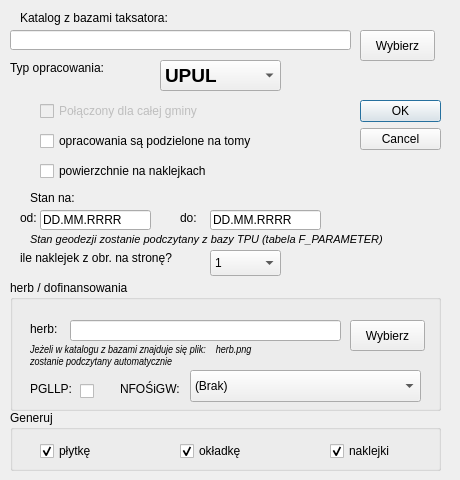
<?xml version="1.0" encoding="UTF-8"?>
<ui version="4.0">
 <class>DialogNaklejki</class>
 <widget class="QDialog" name="DialogNaklejki">
  <property name="geometry">
   <rect>
    <x>0</x>
    <y>0</y>
    <width>460</width>
    <height>480</height>
   </rect>
  </property>
  <property name="minimumSize">
   <size>
    <width>460</width>
    <height>480</height>
   </size>
  </property>
  <property name="maximumSize">
   <size>
    <width>460</width>
    <height>480</height>
   </size>
  </property>
  <property name="windowTitle">
   <string>Podaj informacje do generowania naklejek</string>
  </property>
  <widget class="QDialogButtonBox" name="buttonBox">
   <property name="geometry">
    <rect>
     <x>360</x>
     <y>100</y>
     <width>81</width>
     <height>81</height>
    </rect>
   </property>
   <property name="maximumSize">
    <size>
     <width>81</width>
     <height>241</height>
    </size>
   </property>
   <property name="orientation">
    <enum>Qt::Vertical</enum>
   </property>
   <property name="standardButtons">
    <set>QDialogButtonBox::Cancel|QDialogButtonBox::Ok</set>
   </property>
  </widget>
  <widget class="QPushButton" name="pushButton_wybierz">
   <property name="geometry">
    <rect>
     <x>360</x>
     <y>30</y>
     <width>75</width>
     <height>31</height>
    </rect>
   </property>
   <property name="font">
    <font>
     <family>Arial</family>
    </font>
   </property>
   <property name="text">
    <string>Wybierz</string>
   </property>
  </widget>
  <widget class="QLineEdit" name="lineEdit_sciezka">
   <property name="geometry">
    <rect>
     <x>10</x>
     <y>30</y>
     <width>341</width>
     <height>20</height>
    </rect>
   </property>
  </widget>
  <widget class="QLabel" name="label">
   <property name="geometry">
    <rect>
     <x>20</x>
     <y>10</y>
     <width>211</width>
     <height>16</height>
    </rect>
   </property>
   <property name="font">
    <font>
     <family>Arial</family>
    </font>
   </property>
   <property name="text">
    <string>Katalog z bazami taksatora:</string>
   </property>
  </widget>
  <widget class="QLabel" name="label_2">
   <property name="geometry">
    <rect>
     <x>30</x>
     <y>190</y>
     <width>171</width>
     <height>16</height>
    </rect>
   </property>
   <property name="font">
    <font>
     <family>Arial</family>
    </font>
   </property>
   <property name="text">
    <string>Stan na:</string>
   </property>
  </widget>
  <widget class="QLineEdit" name="lineEdit_od">
   <property name="geometry">
    <rect>
     <x>40</x>
     <y>210</y>
     <width>111</width>
     <height>20</height>
    </rect>
   </property>
   <property name="text">
    <string>DD.MM.RRRR</string>
   </property>
  </widget>
  <widget class="QLabel" name="label_3">
   <property name="geometry">
    <rect>
     <x>20</x>
     <y>210</y>
     <width>21</width>
     <height>16</height>
    </rect>
   </property>
   <property name="font">
    <font>
     <family>Arial</family>
    </font>
   </property>
   <property name="text">
    <string>od:</string>
   </property>
  </widget>
  <widget class="QLabel" name="label_4">
   <property name="geometry">
    <rect>
     <x>180</x>
     <y>210</y>
     <width>21</width>
     <height>16</height>
    </rect>
   </property>
   <property name="font">
    <font>
     <family>Arial</family>
    </font>
   </property>
   <property name="text">
    <string>do:</string>
   </property>
  </widget>
  <widget class="QLineEdit" name="lineEdit_do">
   <property name="geometry">
    <rect>
     <x>210</x>
     <y>210</y>
     <width>111</width>
     <height>20</height>
    </rect>
   </property>
   <property name="text">
    <string>DD.MM.RRRR</string>
   </property>
  </widget>
  <widget class="QLabel" name="label_5">
   <property name="geometry">
    <rect>
     <x>10</x>
     <y>60</y>
     <width>131</width>
     <height>16</height>
    </rect>
   </property>
   <property name="font">
    <font>
     <family>Arial</family>
    </font>
   </property>
   <property name="text">
    <string>Typ opracowania:</string>
   </property>
  </widget>
  <widget class="QComboBox" name="comboBox_typ">
   <property name="geometry">
    <rect>
     <x>160</x>
     <y>60</y>
     <width>121</width>
     <height>31</height>
    </rect>
   </property>
   <property name="font">
    <font>
     <family>Arial</family>
     <pointsize>14</pointsize>
     <weight>75</weight>
     <bold>true</bold>
    </font>
   </property>
   <item>
    <property name="text">
     <string>UPUL</string>
    </property>
   </item>
   <item>
    <property name="text">
     <string>ISL</string>
    </property>
   </item>
  </widget>
  <widget class="QCheckBox" name="checkBox_polacz">
   <property name="enabled">
    <bool>false</bool>
   </property>
   <property name="geometry">
    <rect>
     <x>40</x>
     <y>100</y>
     <width>191</width>
     <height>22</height>
    </rect>
   </property>
   <property name="font">
    <font>
     <family>Arial</family>
    </font>
   </property>
   <property name="text">
    <string>Połączony dla całej gminy</string>
   </property>
  </widget>
  <widget class="QCheckBox" name="checkBox_tomy">
   <property name="geometry">
    <rect>
     <x>40</x>
     <y>130</y>
     <width>281</width>
     <height>22</height>
    </rect>
   </property>
   <property name="font">
    <font>
     <family>Arial</family>
    </font>
   </property>
   <property name="text">
    <string>opracowania są podzielone na tomy</string>
   </property>
  </widget>
  <widget class="QLabel" name="label_6">
   <property name="geometry">
    <rect>
     <x>30</x>
     <y>230</y>
     <width>361</width>
     <height>18</height>
    </rect>
   </property>
   <property name="font">
    <font>
     <family>Arial</family>
     <pointsize>8</pointsize>
     <italic>true</italic>
    </font>
   </property>
   <property name="text">
    <string>Stan geodezji zostanie podczytany z bazy TPU (tabela F_PARAMETER)</string>
   </property>
  </widget>
  <widget class="QGroupBox" name="groupBox">
   <property name="geometry">
    <rect>
     <x>10</x>
     <y>410</y>
     <width>431</width>
     <height>61</height>
    </rect>
   </property>
   <property name="font">
    <font>
     <family>Arial</family>
    </font>
   </property>
   <property name="title">
    <string>Generuj</string>
   </property>
   <widget class="QCheckBox" name="checkBox_plyta">
    <property name="geometry">
     <rect>
      <x>30</x>
      <y>30</y>
      <width>87</width>
      <height>22</height>
     </rect>
    </property>
    <property name="text">
     <string>płytkę</string>
    </property>
    <property name="checked">
     <bool>true</bool>
    </property>
   </widget>
   <widget class="QCheckBox" name="checkBox_okladka">
    <property name="geometry">
     <rect>
      <x>170</x>
      <y>30</y>
      <width>87</width>
      <height>22</height>
     </rect>
    </property>
    <property name="text">
     <string>okładkę</string>
    </property>
    <property name="checked">
     <bool>true</bool>
    </property>
   </widget>
   <widget class="QCheckBox" name="checkBox_naklejki">
    <property name="geometry">
     <rect>
      <x>320</x>
      <y>30</y>
      <width>87</width>
      <height>22</height>
     </rect>
    </property>
    <property name="text">
     <string>naklejki</string>
    </property>
    <property name="checked">
     <bool>true</bool>
    </property>
   </widget>
  </widget>
  <widget class="QGroupBox" name="groupBox_2">
   <property name="geometry">
    <rect>
     <x>10</x>
     <y>280</y>
     <width>431</width>
     <height>131</height>
    </rect>
   </property>
   <property name="title">
    <string>herb / dofinansowania</string>
   </property>
   <widget class="QLabel" name="label_7">
    <property name="geometry">
     <rect>
      <x>20</x>
      <y>40</y>
      <width>41</width>
      <height>18</height>
     </rect>
    </property>
    <property name="text">
     <string>herb:</string>
    </property>
   </widget>
   <widget class="QLabel" name="label_8">
    <property name="geometry">
     <rect>
      <x>20</x>
      <y>100</y>
      <width>51</width>
      <height>18</height>
     </rect>
    </property>
    <property name="text">
     <string>PGLLP:</string>
    </property>
   </widget>
   <widget class="QLabel" name="label_9">
    <property name="geometry">
     <rect>
      <x>110</x>
      <y>100</y>
      <width>71</width>
      <height>18</height>
     </rect>
    </property>
    <property name="text">
     <string>NFOŚiGW:</string>
    </property>
   </widget>
   <widget class="QLineEdit" name="lineEdit_herb">
    <property name="geometry">
     <rect>
      <x>60</x>
      <y>40</y>
      <width>271</width>
      <height>21</height>
     </rect>
    </property>
   </widget>
   <widget class="QPushButton" name="pushButton_herb">
    <property name="geometry">
     <rect>
      <x>340</x>
      <y>40</y>
      <width>75</width>
      <height>31</height>
     </rect>
    </property>
    <property name="font">
     <font>
      <family>Arial</family>
     </font>
    </property>
    <property name="text">
     <string>Wybierz</string>
    </property>
   </widget>
   <widget class="QCheckBox" name="checkBox_pgllp">
    <property name="geometry">
     <rect>
      <x>70</x>
      <y>100</y>
      <width>21</width>
      <height>22</height>
     </rect>
    </property>
    <property name="text">
     <string/>
    </property>
   </widget>
   <widget class="QComboBox" name="comboBox_nfosigw">
    <property name="geometry">
     <rect>
      <x>180</x>
      <y>90</y>
      <width>231</width>
      <height>32</height>
     </rect>
    </property>
    <item>
     <property name="text">
      <string>(Brak)</string>
     </property>
    </item>
    <item>
     <property name="text">
      <string>Białystok (Podlaskie)</string>
     </property>
    </item>
    <item>
     <property name="text">
      <string>Gdańsk (Pomorskie)</string>
     </property>
    </item>
    <item>
     <property name="text">
      <string>Katowice (Śląskie)</string>
     </property>
    </item>
    <item>
     <property name="text">
      <string>Kielce (Świętokrzyskie)</string>
     </property>
    </item>
    <item>
     <property name="text">
      <string>Kraków (Małopolskie)</string>
     </property>
    </item>
    <item>
     <property name="text">
      <string>Łódź (Łódzkie)</string>
     </property>
    </item>
    <item>
     <property name="text">
      <string>Lublin (Lubelskie)</string>
     </property>
    </item>
    <item>
     <property name="text">
      <string>Olsztyn (Warmińsko-Mazurskie)</string>
     </property>
    </item>
    <item>
     <property name="text">
      <string>Opole (Opolskie)</string>
     </property>
    </item>
    <item>
     <property name="text">
      <string>Poznań (Wielkopolskie)</string>
     </property>
    </item>
    <item>
     <property name="text">
      <string>Rzeszów (Podkarpackie)</string>
     </property>
    </item>
    <item>
     <property name="text">
      <string>Szczecin (Zachodnio-Pomorskie)</string>
     </property>
    </item>
    <item>
     <property name="text">
      <string>Toruń (Kujawsko-Pomorskie)</string>
     </property>
    </item>
    <item>
     <property name="text">
      <string>Warszawa (Mazowieckie)</string>
     </property>
    </item>
    <item>
     <property name="text">
      <string>Wrocław (Dolnośląskie)</string>
     </property>
    </item>
    <item>
     <property name="text">
      <string>Zielona Góra (Lubuskie)</string>
     </property>
    </item>
   </widget>
   <widget class="QLabel" name="label_10">
    <property name="geometry">
     <rect>
      <x>20</x>
      <y>60</y>
      <width>311</width>
      <height>31</height>
     </rect>
    </property>
    <property name="font">
     <font>
      <family>Arial Narrow</family>
      <pointsize>8</pointsize>
      <italic>true</italic>
     </font>
    </property>
    <property name="text">
     <string>Jeżeli w katalogu z bazami znajduje się plik:    herb.png 
zostanie podczytany automatycznie</string>
    </property>
   </widget>
  </widget>
  <widget class="QCheckBox" name="checkBox_powierzchnie">
   <property name="geometry">
    <rect>
     <x>40</x>
     <y>160</y>
     <width>281</width>
     <height>22</height>
    </rect>
   </property>
   <property name="font">
    <font>
     <family>Arial</family>
    </font>
   </property>
   <property name="text">
    <string>powierzchnie na naklejkach</string>
   </property>
  </widget>
  <widget class="QLabel" name="label_11">
   <property name="geometry">
    <rect>
     <x>20</x>
     <y>250</y>
     <width>211</width>
     <height>16</height>
    </rect>
   </property>
   <property name="text">
    <string>ile naklejek z obr. na stronę?</string>
   </property>
  </widget>
  <widget class="QComboBox" name="comboBox_kopi">
   <property name="geometry">
    <rect>
     <x>210</x>
     <y>250</y>
     <width>71</width>
     <height>26</height>
    </rect>
   </property>
   <item>
    <property name="text">
     <string>1</string>
    </property>
   </item>
   <item>
    <property name="text">
     <string>2</string>
    </property>
   </item>
   <item>
    <property name="text">
     <string>4</string>
    </property>
   </item>
  </widget>
 </widget>
 <resources/>
 <connections>
  <connection>
   <sender>buttonBox</sender>
   <signal>accepted()</signal>
   <receiver>DialogNaklejki</receiver>
   <slot>accept()</slot>
   <hints>
    <hint type="sourcelabel">
     <x>248</x>
     <y>254</y>
    </hint>
    <hint type="destinationlabel">
     <x>157</x>
     <y>274</y>
    </hint>
   </hints>
  </connection>
  <connection>
   <sender>buttonBox</sender>
   <signal>rejected()</signal>
   <receiver>DialogNaklejki</receiver>
   <slot>reject()</slot>
   <hints>
    <hint type="sourcelabel">
     <x>316</x>
     <y>260</y>
    </hint>
    <hint type="destinationlabel">
     <x>286</x>
     <y>274</y>
    </hint>
   </hints>
  </connection>
 </connections>
</ui>
